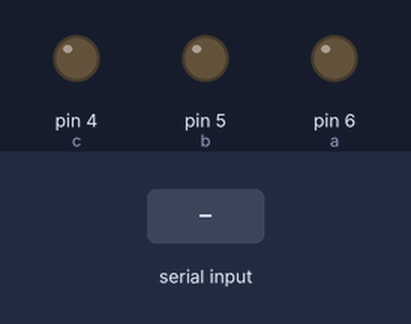
This sketch was run on a simulated Arduino Uno, built with avr-gcc and run on an emulated ATmega328P. On the bench: output pins drawn as LEDs (lit = HIGH). The test bench sets the inputs (shaded band). The audio player accepts every command and is not drawn.

Above: at 1.7 s.
1.8 s: "s" received over Serial
At 3.0 s:
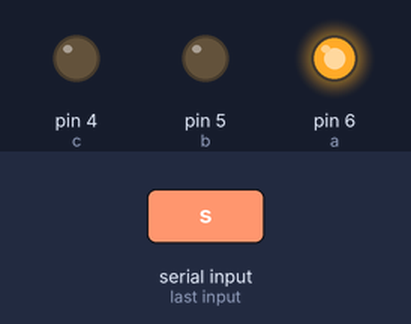
6.4 s: "b" received over Serial
At 8.4 s:
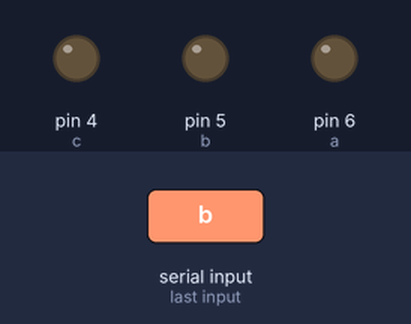
Timing chart, 0 to 9.9 s (numbered marks = the images above; inputs shaded):
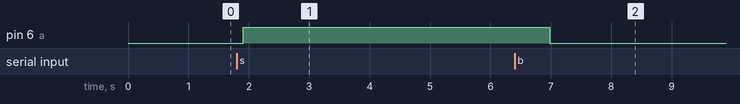

Measured:
- after the input at 1.8 s, pin 6 (a): LOW → HIGH after 0.11 s
- after the input at 6.4 s, pin 6 (a): HIGH → LOW after 0.58 s

The sketch:

ArduinoMultimedia.ino
```cpp
//Изработиле
//Иван Марковски 185051
//Кристијан Николиќ 185006
#include <SoftwareSerial.h>
#include "DFRobotDFPlayerMini.h"
#include "Arduino.h"
//Библиотеки потреби за мемориска и bluetooth

//3 променливи за контролни пинови на мултиплексер CD4051
int a=6;
int b=5;
int c=4;


// серијал за MP3-TF 16P
SoftwareSerial mySoftwareSerial(10, 11); // RX, TX

// објект од класата за MP3-TF 16P
DFRobotDFPlayerMini myDFPlayer;

// серијал за bluetooth модулата HC-06
SoftwareSerial hc06(2,3);

int bluetoothFlag = 0; // знаменце за bluetooth аудио(0) и за аудио од мемориска(1)
int sdPlaying = 0;  // знаменце дали е пуштено музика од мемориска
// стринг за упатство и error
String manual = "--------||--------\nФормат за упатство:\nиме_команда додатни аргументи\n--------||--------\nКоманди:\nmanual - За упатство (работи со m,man,help,h) \nplay песна(p) - За да се пушти песна\npause - За пауизирање на песна\nresume - За продолжување песна(r)\nstop - за прекинување на песна\nnext - за пуштање на следна песна\nsd/bt - за промена\n--------||--------";
String errorNext = "Нема песна во низа!";

char python; // променлива за карактер кој е пратен од python код

void setup(){
// Иницијализација за серијал монитор
Serial.begin(9600);

//Иницијализација на мемориската сериски порт
mySoftwareSerial.begin(9600);

//Иницијализација на bluetooth сериски порт
hc06.begin(9600);

// иницијализирање на пиновите од 4-6 за излез за мултиплексерот
pinMode(a,OUTPUT);
pinMode(b,OUTPUT);
pinMode(c,OUTPUT);
        digitalWrite(a,LOW);
        digitalWrite(b,LOW);
        digitalWrite(c,LOW);

//иницијализирање на мемориската
myDFPlayer.begin(mySoftwareSerial);


}
void loop(){

        //почетна вредност за променливата, доколку нема пристигнато ништо од страна на python кодот
        python = 'a';
        //Запишување на серијал монитор од телефон односно од HC-06
        if (hc06.available()){
        Serial.write(hc06.read());
        }

        //Читање од серијал монитор
        if (Serial.available()){
        python = Serial.read();
        }

        // Свич за променливата python
        switch(python){
        case '0':
          //прочитај го упатството за мемориската и за bluetooth
          hc06.print(manual);
          break;
        case '1':
        if(bluetoothFlag){ // ако е пристигнато 1 од python и е вклучена мемориската пушти ја песната, ако е вклучен bluetooth печати error
          myDFPlayer.play(1);
          sdPlaying = 1;
        }
        else{
          hc06.print(errorNext);
        }
          break;
        case '2': // стоп на песната на мемориска
          if(bluetoothFlag){
          myDFPlayer.stop();
          sdPlaying = 0;
          }
          break;
        case '3': // следната песна на мемориска
          if(bluetoothFlag){
          myDFPlayer.next();
          }
          break;
        case '4': // враќање назад на мемориска
          if(bluetoothFlag){
          myDFPlayer.previous();
          }
          break;
        case '5': // продолжува песна на мемориска доколку е паузирана
        if(bluetoothFlag){
        if(sdPlaying==0)
          {
          myDFPlayer.start();
          }
        else{ // доколку не е паузирана, се паузира песната
          myDFPlayer.pause();
          sdPlaying = 0;
        }
        }
          break;
        case 's': // проверка дали се вклучува читање од мемориска
          hc06.print("Вклучена е мемориската! Напиши play за да започне музика");
          bluetoothFlag = 1;
          break;
        case 'b'://проверка дали се вклучува читање од bluetooth
          hc06.print("Вклучен е bluetooth!");
          hc06.print(manual);
          myDFPlayer.stop();
          bluetoothFlag = 0;
          break;
        }

        if (bluetoothFlag == 0){ // Сетирање на мултиплексерот за да слуша аудио од bluetooth
        digitalWrite(a,LOW); //0
        digitalWrite(b,LOW); //0
        digitalWrite(c,LOW); //0
        }
        else if(bluetoothFlag == 1) // Сетирање на мултиплексерот за да слуша аудио од мемориска
        {
        digitalWrite(a,HIGH); //1
        digitalWrite(b,LOW); //0
        digitalWrite(c,LOW); //0
        }// а е најмалиот бит, b е вториот најмал, c е најголемиот бит

}
```
